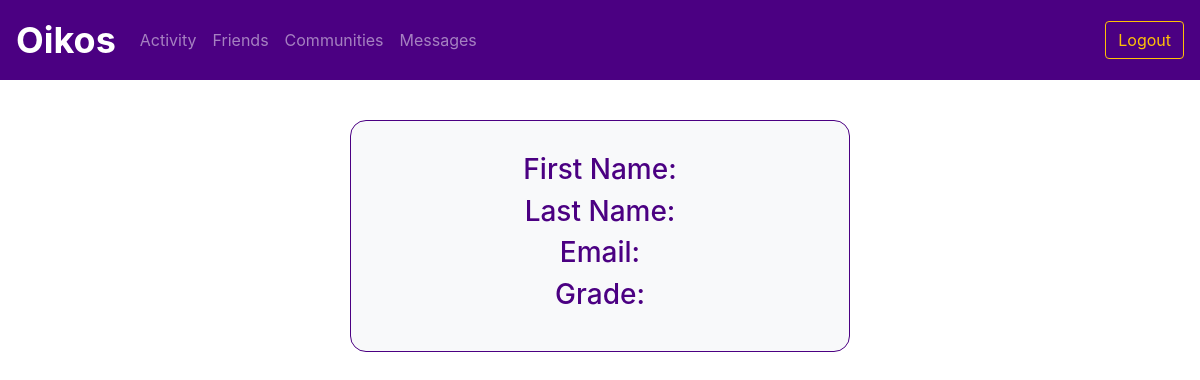
The page /profile/6 (signed in) on the database as committed earlier.
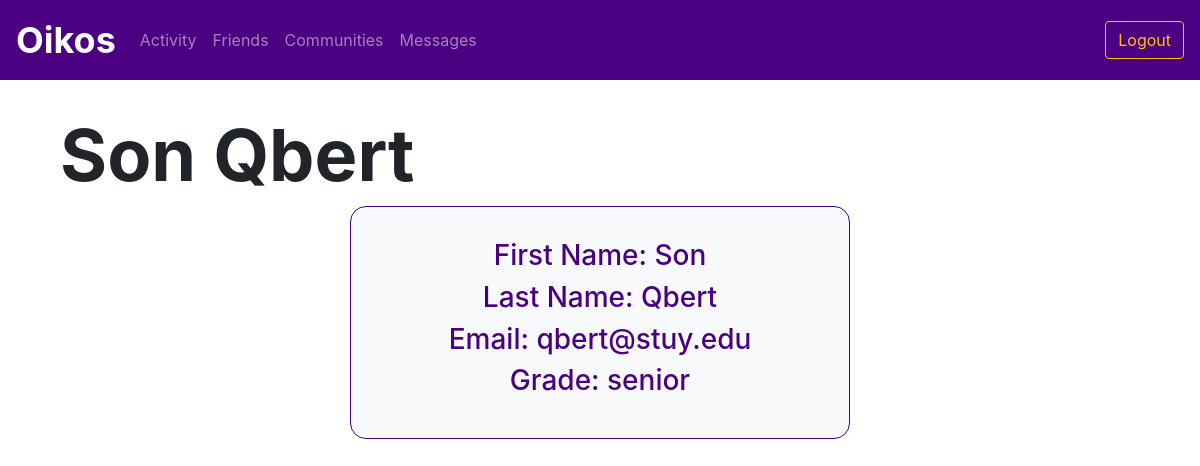
The same page on the database as committed later.
### utl/models.py (models this page shows)
class User(db.Model):
    userID = db.Column(db.Integer, primary_key=True)
    email = db.Column(db.Text, unique=True, nullable=False)
    password = db.Column(db.Text, nullable=False)
    firstName = db.Column(db.Text, nullable=False)
    lastName = db.Column(db.Text, nullable=False)
    displayName = db.Column(db.Text, nullable=False)
    grade = db.Column(db.Text, nullable=False)

### app.py (the view)
@app.route("/profile/<userID>")
@login_required
def profile(userID):
    user = usersfunctions.getUser(userID)
    return render_template("profile.html", user=user)

### app.py (called while the page is built)
def login_required(f):
    @wraps(f)
    def decorated_function(*args, **kwargs):
        if "userID" not in session:
            return redirect(url_for('login'))
        return f(*args, **kwargs)
    return decorated_function

### utl/users.py (called while the page is built)
def getUser(userID):
    user = User.query.filter_by(userID=userID).first()
    return user

### templates/profile.html (shortened to what this page needs)
{% extends "base.html" %}
{% block loginoptions %}
<button type="button" class="btn btn-outline-warning">Logout</button>
{% endblock %}
{% block body %}
    <div class="content">
        <h1 class="display-3" style="font-weight: 700; padding-left: 5vw; padding-top: 5vh;">{{ user.displayName }}</h1>
    </div>
    <div class="container col-md-5 bg-light border border-primary text-center" style="padding: 2em; border-radius: 1em;">
        <h3>First Name: {{ user.firstName }}</h3>
        <h3>Last Name: {{ user.lastName }}</h3>
        <h3>Email: {{ user.email }}</h3>
        <h3>Grade: {{ user.grade }}</h3>
    </div>
{% endblock %}

### templates/base.html (shortened to what this page needs)
<!DOCTYPE html>
  <html>
  <head>
    <link rel="stylesheet" href="https://stackpath.bootstrapcdn.com/bootstrap/4.4.1/css/bootstrap.min.css"
>
    <link rel="stylesheet" href="../static/css/style.css">
  </head>
  <body>
      <header>
        <nav class="navbar fixed-top navbar-expand-lg navbar-dark bg-primary">
        <a class="navbar-brand" href="/dashboard"><b>Oikos</b></a>
        <div class="collapse navbar-collapse" id="navbarContent">
          <ul class="navbar-nav mr-auto">
            <li class="nav-item">
                <a class="nav-item nav-link" href="/feed">Activity</a></li>
            <li class="nav-item">
                <a class="nav-item nav-link" href="/friends">Friends</a></li>
            <li class="nav-item">
                <a class="nav-item nav-link" href="/communities">Communities</a></li>
            <li class="nav-item">
                <a class="nav-item nav-link" href="/messages">Messages</a></li>
          </ul>
          {% block loginoptions %} {% endblock %}
        </div>
    </nav>
    <br>
    <br>
    <br>
</header>
    {% block body %} {% endblock %}
  </body>
</html>

### static/css/style.css (style rules this page uses)
.bg-primary { background-color: indigo !important; }
.border-primary { color: indigo !important; }
.nav-item { color: white; }
.navbar .navbar-brand { font-size: 36px; }
.border-primary { border-color: indigo !important; }

Rows that differ between the two databases and show on the page:
added User: displayName "Son Qbert", firstName "Son", lastName "Qbert", email "qbert@stuy.edu", grade "senior"
